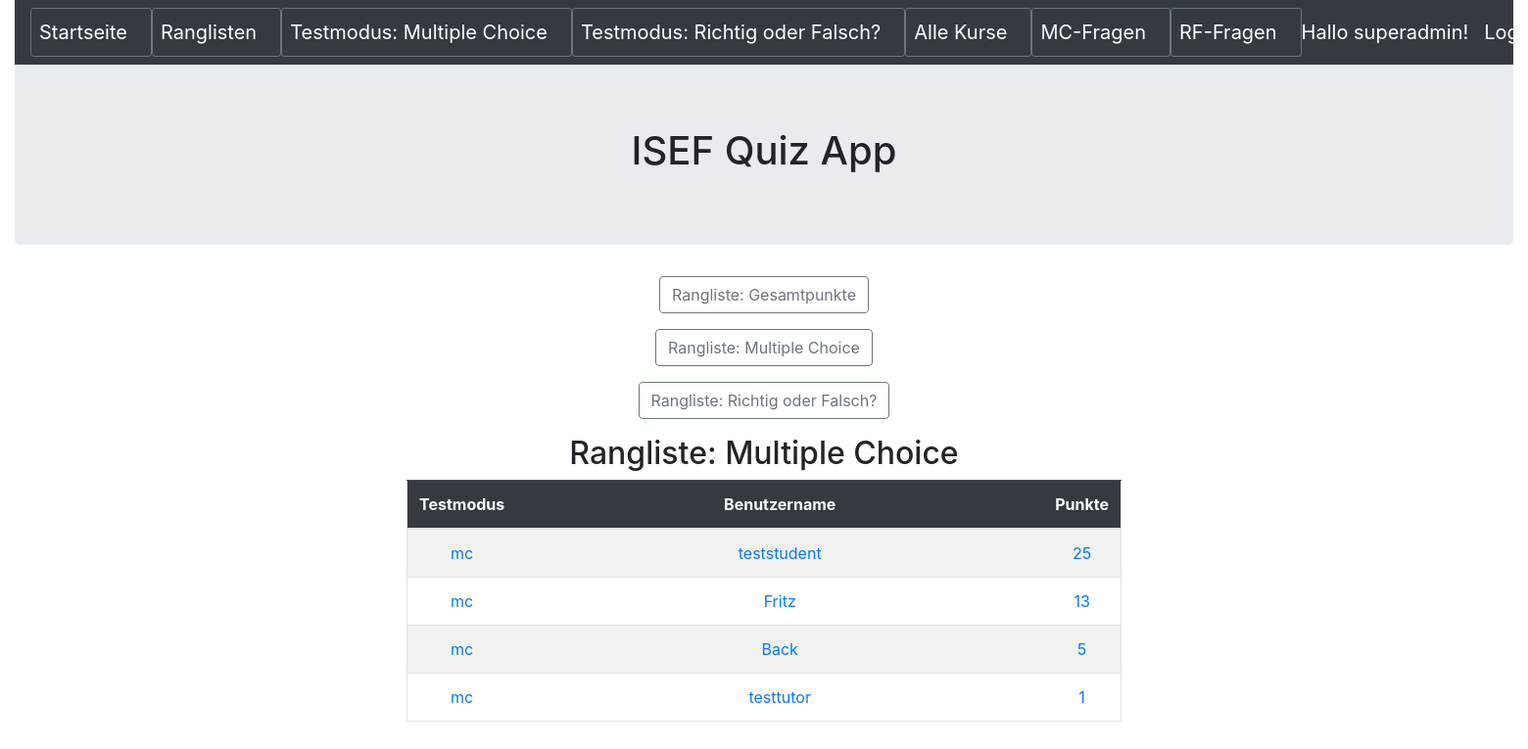
The page /ergebnistopmcgroupbypunkte (signed in) on the database its author committed.
### quiz/models.py (models this page shows, shortened)
class Ergebnis(models.Model):
    testmodus = models.CharField(max_length=20,blank=False)
    benutzername = models.CharField(max_length=50,blank=False)
    kursid = models.CharField(max_length=5,blank=False)
    kursname = models.CharField(max_length=50,blank=False)
    zeitsekunden = models.IntegerField(blank=False)
    datum = models.DateField(auto_now_add=True)
    punkte = models.IntegerField(blank=False)
    fragentotal = models.IntegerField(blank=False)
    fragenkorrekt = models.IntegerField(blank=False)
    fragenfalsch = models.IntegerField(blank=False)

### quiz/views.py (the view)
# urls.py: path('ergebnistopmcgroupbypunkte', ErgebnisTopMCGroupByPunkte.as_view(), name='ergebnis_topmcgroupbypunkte'),
class ErgebnisTopMCGroupByPunkte(AuthListView):
    model = Ergebnis
    template_name = 'ergebnis/ergebnis_topmcgroupbypunkte.html'
    fields = '__all__'
    permission_required = ('quiz.view_ergebnis')
    def get_queryset(self):
        return Ergebnis.objects.raw('select id, benutzername, sum(punkte) as punkte from quiz_ergebnis where testmodus="mc" group by benutzername order by punkte DESC')

### quiz/templates/ergebnis/ergebnis_topmcgroupbypunkte.html
{% extends 'base.html' %}
{% block content %}
<div class="text-center">
	<p><button type="button" class="btn btn-outline-secondary" onclick="location.href='{% url 'ergebnis_topgroupbypunkte'  %}'"> Rangliste: Gesamtpunkte</button></p>
	<p><button type="button" class="btn btn-outline-secondary " onclick="location.href='{% url 'ergebnis_topmcgroupbypunkte' %}'"> Rangliste: Multiple Choice</button></p>
	<p><button type="button" class="btn btn-outline-secondary" onclick="location.href='{% url 'ergebnis_toprfgroupbypunkte' %}'"> Rangliste: Richtig oder Falsch?</button></p>
</div>
<h2 class="text-center">Rangliste: Multiple Choice</h2>
<div class="container text-center">
	<div class="row justify-content-md-center">
		<div class="col-sm-8 ">
			<table  class ="table border table-hover table-striped">
				<thead class="table-dark">
					<th width=100 scope = "col">Testmodus</th>
					<th width=550 scope = "col">Benutzername</th>
					<th scope = "col">Punkte</th>
				</thead>
				<tbody>
				{% for ergebnis in object_list %}
					<tr>
						<td> <a href="{% url 'ergebnis_detail' ergebnis.pk %}">{{ ergebnis.testmodus }}</a> </td>
						<td> <a href="{% url 'ergebnis_detail' ergebnis.pk %}">{{ ergebnis.benutzername }}</a> </td>
						<td> <a href="{% url 'ergebnis_detail' ergebnis.pk %}">{{ ergebnis.punkte }}</a> </td>
					</tr>
				{% endfor %}
				</tbody>
			</table>
		</div>
	</div>
</div>
{% endblock content %}

### templates/base.html (shortened to what this page needs)
<!DOCTYPE html>
<html>
  <head>
	<link rel="stylesheet" href="https://stackpath.bootstrapcdn.com/bootstrap/4.5.0/css/bootstrap.min.css">
  </head>
  <body>
    <div class="container-fluid">
        <header>
            <nav class="navbar navbar-expand-lg navbar-dark bg-dark">
                <button type="button" class="btn btn-outline-secondary btn-sm"><a class="navbar-brand" href="{% url 'index' %}">Startseite</a></button>
                <button type="button" class="btn btn-outline-secondary btn-sm"><a class="navbar-brand" href="{% url 'ergebnis_start' %}">Ranglisten</a></button>
                <button type="button" class="btn btn-outline-secondary btn-sm"><a class="navbar-brand" href="{% url 'mctest_select' %}">Testmodus: Multiple Choice</a></button>
                <button type="button" class="btn btn-outline-secondary btn-sm"><a class="navbar-brand" href="{% url 'rftest_select' %}">Testmodus: Richtig oder Falsch?</a></button>
                <button type="button" class="btn btn-outline-secondary btn-sm"><a class="navbar-brand" href="{% url 'kurs_start' %}">Alle Kurse</a></button>
                <button type="button" class="btn btn-outline-secondary btn-sm"><a class="navbar-brand" href="{% url 'frage_start' %}">MC-Fragen</a></button>
                <button type="button" class="btn btn-outline-secondary btn-sm"><a class="navbar-brand" href="{% url 'richtigoderfalsch_start' %}">RF-Fragen</a></button>
				{% if user.is_authenticated %}
                <a class="navbar-brand ml-auto order-md-last ">Hallo {{ user.get_username }}!</a>
                <a class="navbar-brand ml-auto order-md-last" href="{% url 'logout'%}?next={{request.path}}">Logout</a>
                {% else %}
                <a class="navbar-brand ml-auto order-md-last" href="{% url 'login'%}?next={{request.path}}">Login</a>
                {% endif %}
            </nav>
        </header>
        <div class="jumbotron">
            <h1 class="text-center">ISEF Quiz App</h1>
        </div>
        {% block content %}
        {% endblock content %}
    </div>
  </body>
</html>

### rows shown on the page
Ergebnis: testmodus "mc", benutzername "teststudent", punkte "25"
Ergebnis: testmodus "mc", benutzername "Fritz", punkte "13"
Ergebnis: testmodus "mc", benutzername "Back", punkte "5"
Ergebnis: testmodus "mc", benutzername "testtutor", punkte "1"

### other values the page prints
{{ user.get_username }} "superadmin"
